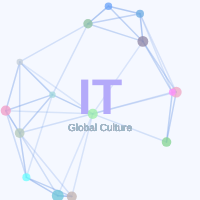
Frame 1 (no input)
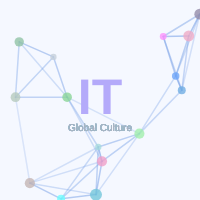
Frame 60 (no input)
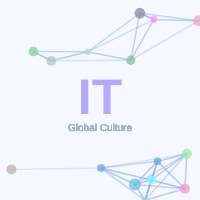
Frame 120 (the mouse pressed at the canvas centre since frame 60)

The p5.js sketch that drew these frames (run headless with seeded random() and noise() and a simulated clock; from frame 60 on, the mouse is pressed at the canvas centre):

// p5.js sketch
// ── sketch.js
// 最終課題を制作しよう


let nodes = []; 
const num = 15; 

function setup() {
  createCanvas(200, 200);
  

  for (let i = 0; i < num; i++) {
    nodes.push({
      x: random(width),
      y: random(height),
      vx: random(-2, 2), 
      vy: random(-1.5, 1.5), 
            size: random(6, 12),   
      c: color(random(100, 255), random(100, 255), random(150, 255), 200)
    });
  }
}

function windowResized() {
  resizeCanvas(windowWidth, windowHeight);
}

function draw() {
  background(245, 248, 255);

  
  for (let i = 0; i < nodes.length; i++) {
    for (let j = i + 1; j < nodes.length; j++) {
      let d = dist(nodes[i].x, nodes[i].y, nodes[j].x, nodes[j].y);
      
      
      if (d < 90) {
        let alpha = map(d, 0, 130, 180, 0);
        stroke(120, 160, 230, alpha);
        strokeWeight(1.5);
        line(nodes[i].x, nodes[i].y, nodes[j].x, nodes[j].y);
      }
    }
  }

  fill(180, 170, 250, 255); 
  noStroke();
  textAlign(CENTER, CENTER); 
  textSize(width * 0.25);    
  textStyle(BOLD);           
  text("IT", width / 2, height / 2);
  
  noStroke();
  for (let i = 0; i < nodes.length; i++) {
    let n = nodes[i];


  textSize(width * 0.05);    
  textStyle(NORMAL);          
  
  text("Global Culture", width / 2, height / 2 + width * 0.14);
    
    fill(n.c);
    ellipse(n.x, n.y, n.size);

  
    n.x += n.vx;
    n.y += n.vy;

     if (n.x < 0 || n.x > width)  { n.vx *= -1; }
    if (n.y < 0 || n.y > height) { n.vy *= -1; }
  }
}
